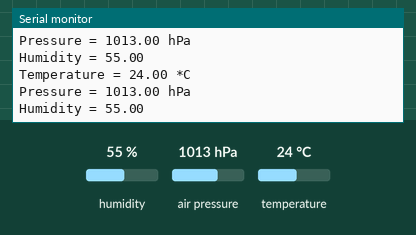
Bench run of a sketch on a simulated Arduino Uno, built with avr-gcc and run on an emulated ATmega328P. Shown: the last lines printed to the serial monitor. Inputs (shaded band) come from the test bench; at power-on: humidity 55 %, air pressure 1013 hPa, temperature 24 °C.

Above: at 1.3 s.
1.4 s: humidity set to 22 %
At 2.5 s:
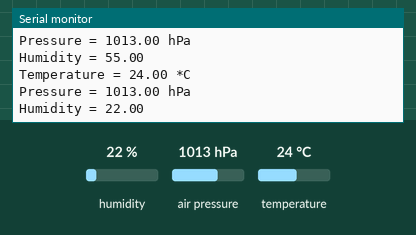
2.9 s: air pressure set to 952 hPa
At 3.4 s:
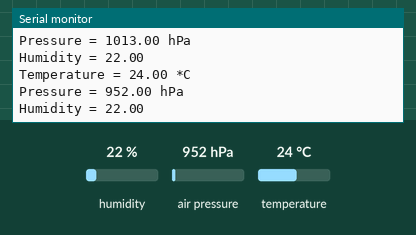
4.4 s: temperature set to 12 °C
At 5.9 s:
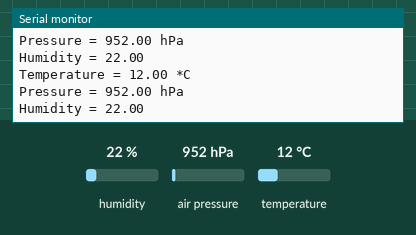

Measured:
- after the input at 1.4 s, the serial monitor: prints a new line after 0.72 s (image 1)
- after the input at 2.9 s, the serial monitor: prints a new line after 0.22 s (image 2)
- after the input at 4.4 s, the serial monitor: prints a new line after 0.73 s (image 3)

The sketch:

sketch_nov18b.ino
```cpp
#include <Wire.h>
#include <SPI.h>
#include <Adafruit_Sensor.h>
#include <Adafruit_BME280.h>

#define BME_SCK 13
#define BME_MISO 12
#define BME_MOSI 11
#define BME_CS 10

//#define BME_SDA D1
//#define BME_SDL D2

#define SEALEVELPRESSURE_HPA (1013.25)

Adafruit_BME280 bme; // I2C
//Adafruit_BME280 bme(BME_CS); // hardware SPI
//Adafruit_BME280 bme(BME_CS, BME_MOSI, BME_MISO, BME_SCK); // software SPI

unsigned long delayTime;

void setup() {
    Serial.begin(115200);
    Serial.println("BME280 test");

    bool status;

    // default settings
    status = bme.begin();
    if (!status) {
        Serial.println("Could not find a valid BME280 sensor, check wiring!");
        while (1);
    }

    Serial.println("-- Default Test --");
    delayTime = 1000;

    Serial.println();

    delay(100); // let sensor boot up
}


void loop() {
    Serial.print("Temperature = ");
    Serial.print(bme.readTemperature());
    Serial.println(" *C");
    /*float fTemp = bme.readTemperature();
    Serial.print(fTemp);
    Serial.println(" *C");*/


    Serial.print("Pressure = ");

    Serial.print(bme.readPressure() / 100.0F);
    Serial.println(" hPa");
    /*float bPress = bme.readPressure() / 100.0F / 33.8638866667;
    Serial.print(bPress);
    Serial.println(" inHg");*/

    //Serial.print("Approx. Altitude = ");
    //Serial.print(bme.readAltitude(SEALEVELPRESSURE_HPA));
    //Serial.println(" m");

    Serial.print("Humidity = ");
    Serial.print(bme.readHumidity());
    /*float rH = bme.readHumidity();
    Serial.print(rH);
    Serial.println(" %");*/


   /* Serial.print("Dew Point = ");
    float dPoint = fTemp - ((100-rH)/5);
    Serial.print(dPoint);
    Serial.println(" *F");


    Serial.print("Heat Index = ");
    float hIndex = 0.5 * (fTemp + 61.0 + ((fTemp-68.0)*1.2) + (rH*0.094));
    Serial.print(hIndex);
    Serial.println(" *F");*/

    Serial.println();

    delay(1000);
}
```
